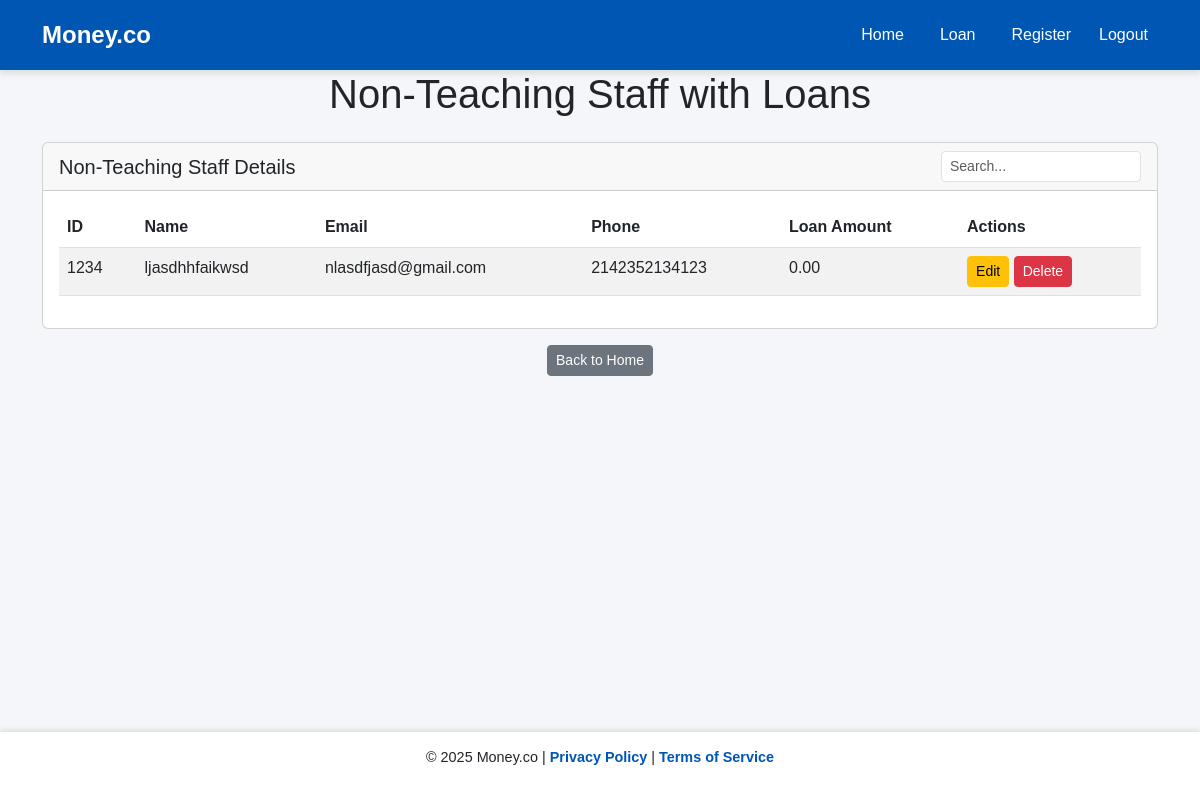
The page /non_teaching_staff/ on the database its author committed.
### moneyapp/models.py (models this page shows, shortened)
class Member(models.Model):
    ROLE_CHOICES = [
        ('Teaching', 'Teaching Staff'),
        ('Non-Teaching', 'Non-Teaching Staff'),
    ]
    name = models.CharField(max_length=100)
    member_id = models.CharField(max_length=50, unique=True)
    department = models.CharField(max_length=100, blank=True)
    designation = models.CharField(max_length=100, blank=True)
    mob = models.BigIntegerField()
    email = models.EmailField()
    dob = models.DateField()
    doj = models.DateField()
    doj_service = models.DateField()
    maximum_period = models.IntegerField()
    max_loan_amount = models.DecimalField(max_digits=10, decimal_places=2)
    city = models.CharField(max_length=100)
    pincode = models.CharField(max_length=10)
    role = models.CharField(max_length=20, choices=ROLE_CHOICES, default='Non-Teaching')
    has_loan = models.BooleanField(default=False)

### moneyapp/views.py (the view)
# urls.py: path('non_teaching_staff/', views.non_teaching_staff, name='non_teaching_staff'),
def non_teaching_staff(request):
    members = Member.objects.filter(role='Non-Teaching', has_loan=True)
    return render(request, 'non_teaching_staff.html', {'members': members})

### moneyapp/templates/non_teaching_staff.html (shortened to what this page needs)
{% extends 'base.html' %}
{% block content %}
<div class="container">
    <h1 class="text-center mb-4">Non-Teaching Staff with Loans</h1>
    <div class="card">
        <div class="card-header d-flex justify-content-between align-items-center">
            <h5 class="mb-0">Non-Teaching Staff Details</h5>
            <input type="text" id="tableSearch" class="form-control form-control-sm"
                   placeholder="Search..." style="width: 200px;">
        </div>
        <div class="card-body">
            {% if members %}
                <table class="table table-striped">
                    <thead>
                        <tr>
                            <th>ID</th>
                            <th>Name</th>
                            <th>Email</th>
                            <th>Phone</th>
                            <th>Loan Amount</th>
                            <th>Actions</th>
                        </tr>
                    </thead>
                    <tbody>
                        {% for member in members %}
                        <tr data-href="{% url 'detail_members' member.id %}" style="cursor: pointer;">
                            <td>{{ member.member_id }}</td>
                            <td>{{ member.name }}</td>
                            <td>{{ member.email }}</td>
                            <td>{{ member.mob }}</td>
                            <td>{{ member.max_loan_amount }}</td>
                            <td>
                                <a href="{% url 'edit_member' member.id %}" class="btn btn-warning btn-sm">Edit</a>
                                <a href="{% url 'delete_member' member.id %}" class="btn btn-danger btn-sm"
                                   onclick="return confirm('Are you sure you want to delete this member?');">
                                    Delete
                                </a>
                            </td>
                        </tr>
                        {% endfor %}
                    </tbody>
                </table>
            {% else %}
                <p class="text-center">No non-teaching staff with loans found.</p>
            {% endif %}
        </div>
    </div>
</div>
 <div class="text-center mt-3">
    <a href="{% url 'home' %}" class="btn btn-sm btn-secondary">Back to Home</a>
</div>
{% endblock %}

### moneyapp/templates/base.html (style rules this page uses)
body { background-color: #f4f6f9; font-family: 'Arial', sans-serif; padding-bottom: 80px; }

### rows shown on the page
Member: member_id "1234", name "ljasdhhfaikwsd", email "nlasdfjasd@gmail.com", mob "2142352134123", max_loan_amount "0.00"
